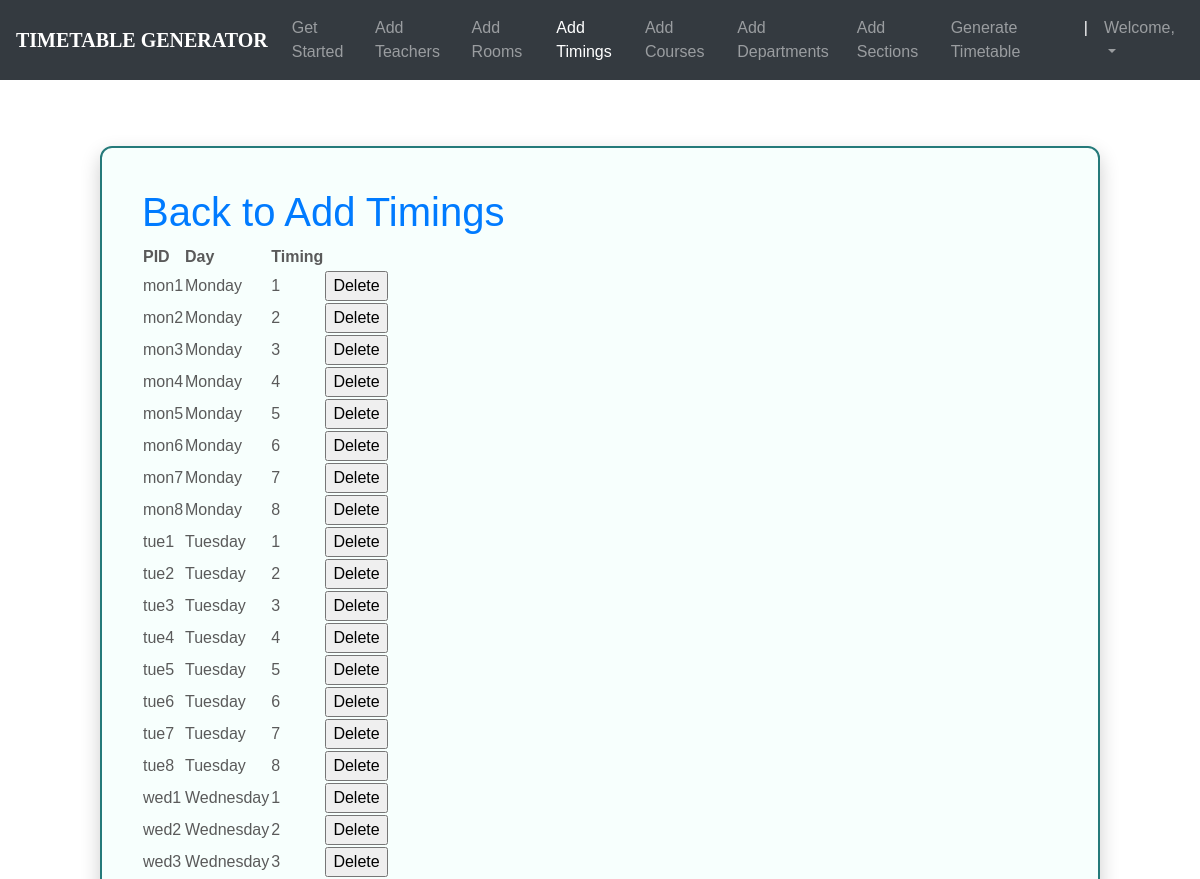
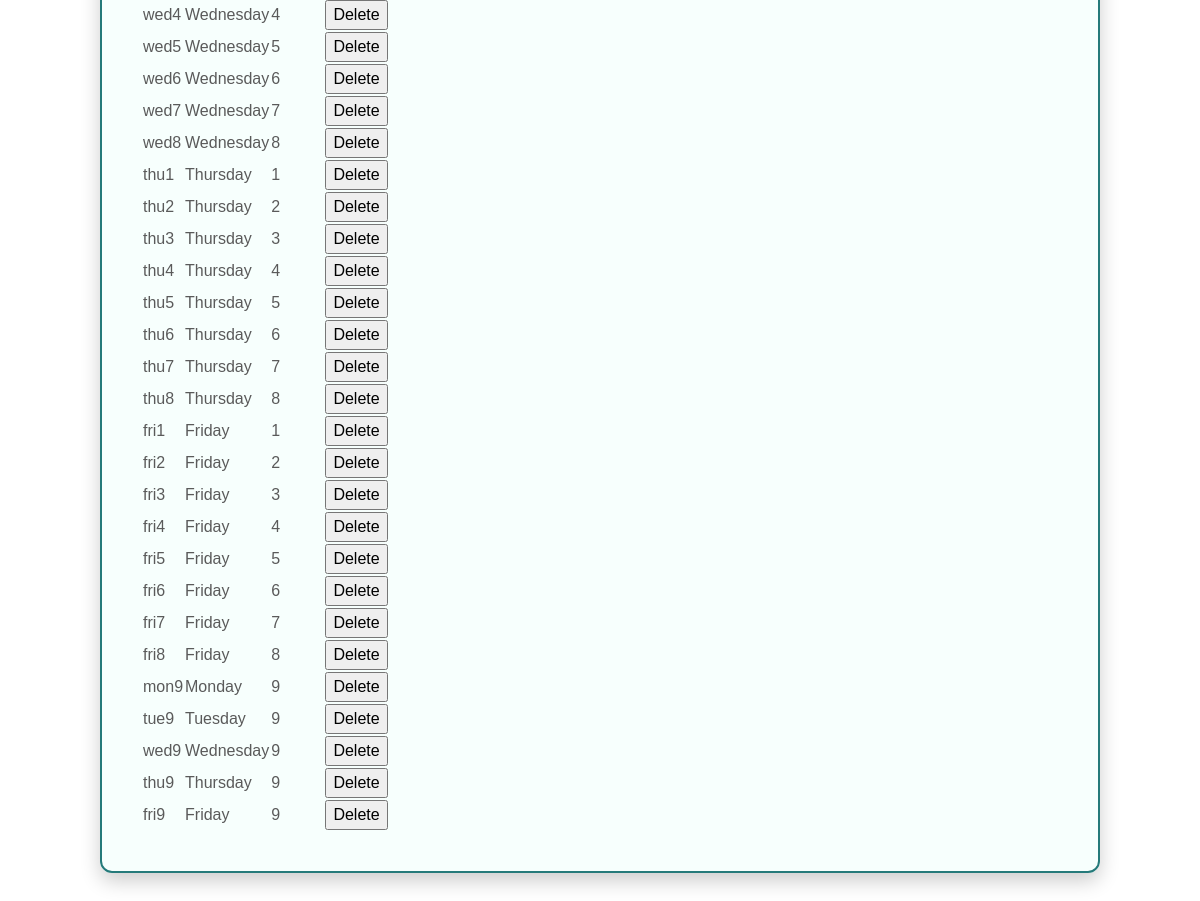
Page /timings_list/ (signed in) on the committed database (2 pictures, top to bottom).
### ttgen/models.py (models this page shows, shortened)
class MeetingTime(models.Model):
    pid = models.CharField(max_length=4, primary_key=True)
    time = models.CharField(max_length=50, choices=time_slots)
    day = models.CharField(max_length=15, choices=DAYS_OF_WEEK)

### ttgen/views.py (the view)
# urls.py: path('timings_list/', views.meeting_list_view, name='editmeetingtime'),
@login_required
def meeting_list_view(request):
    return render(request, 'mtlist.html', {
        'meeting_times': MeetingTime.objects.all()
    })

### templates/mtlist.html (shortened to what this page needs)
<!DOCTYPE html>
<html lang="en">
<head>
	<link rel="stylesheet" href="https://maxcdn.bootstrapcdn.com/bootstrap/4.0.0/css/bootstrap.min.css">
    <link rel="stylesheet" type="text/css" href="static/css/index.css">
</head>
<body>
        <header>
			<nav class="navbar navbar-expand-md navbar-dark fixed-top bg-dark">
                <a class="navbar-brand" href="#"><b>TIMETABLE GENERATOR</b></a>
                <div class="collapse navbar-collapse" id="navbarCollapse">
                    <ul class="navbar-nav ml-auto">
                    <li class="nav-item">
                        <a class="nav-link" href="{% url 'admindash' %}">Get Started</a>
                    </li>
                    <li class="nav-item">
                        <a class="nav-link" href="{% url 'addInstructors' %}">Add Teachers</a>
                    </li>
                    <li class="nav-item">
                        <a class="nav-link" href="{% url 'addRooms' %}">Add Rooms</a>
                    </li>
                    <li class="nav-item active">
		                <a class="nav-link" href="{% url 'addTimings' %}">Add Timings</a>
		            </li>
                    <li class="nav-item">
                        <a class="nav-link" href="{% url 'addCourses' %}">Add Courses</a>
                    </li>
                    <li class="nav-item">
			            <a class="nav-link" href="{% url 'addDepts' %}">Add Departments</a>
		            </li>
					<li class="nav-item">
			            <a class="nav-link" href="{% url 'addSections' %}">Add Sections</a>
		            </li>
					<li class="nav-item">
			            <a class="nav-link" href="{% url 'generate' %}">Generate Timetable</a>
		            </li>
					<li class="nav-item active">
			            <a class="nav-link">|</a>
		            </li>
                    <li class="nav-item dropdown">
		                <a class="nav-link dropdown-toggle" href="#" id="dropdown03" data-toggle="dropdown" aria-haspopup="true" aria-expanded="false">Welcome, {{ user.first_name }}</a>
		            </li>
                    </ul>
                </div>
            </nav>
        </header>
		<br><br>
        {%block content%}
        {% load static %}
        <fieldset class="fieldset">
    <a href="{% url 'addTimings'%}"><h1 class="tablink" onclick="openPage('new')" id="defaultOpen">Back to Add Timings</h1></a>
    <div class="tabcontent" id="edit">
			<table class="table1">
				<thead>
				<tr class="table-headers">
				<th>PID</th>
				<th>Day</th>
				<th>Timing</th>
				<th  class="empty"></th>
				</tr>
				</thead>
				<tbody>
				{% for mt in meeting_times %}
				<tr>
				 <td>{{mt.pid}}</td>
				 <td>{{mt.day}}</td>
				 <td>{{mt.time}}</td>
				 <td class="empty">
					<form action="{% url 'deletemeetingtime' mt.pid %}" method="post">
						<input type="submit" value="Delete" class="cross">
					</form>
				 </td>
				 </tr>
				{% endfor %}
				</tbody>
			</table>
		</div>
</fieldset>
{% endblock %}

### static/css/index.css (style rules this page uses)
body { padding-top: 3rem; padding-bottom: 3rem; color: #5a5a5a; font-family: 'Poppins', sans-serif; overflow-x: hidden; }
nav { font-family: sans-serif; }
.navbar-brand { font-size: 20px; font-family: Georgia, 'Times New Roman', Times, serif; }

### templates/mtlist.html (style rules this page uses)
.fieldset { margin: 50px auto; padding: 40px; max-width: 1000px; border-width: 2px; border-style: solid; border-color: #257a7a; border-radius: 12px; box-shadow: 0 8px 20px rgba(0,0,0,0.2); background-color: #f7fffd; }

### rows in the picture
MeetingTime: pid "mon1", day "Monday", time "1"
MeetingTime: pid "mon2", day "Monday", time "2"
MeetingTime: pid "mon3", day "Monday", time "3"
MeetingTime: pid "mon4", day "Monday", time "4"
MeetingTime: pid "mon5", day "Monday", time "5"
MeetingTime: pid "mon6", day "Monday", time "6"
MeetingTime: pid "mon7", day "Monday", time "7"
MeetingTime: pid "mon8", day "Monday", time "8"
MeetingTime: pid "tue1", day "Tuesday", time "1"
MeetingTime: pid "tue2", day "Tuesday", time "2"
MeetingTime: pid "tue3", day "Tuesday", time "3"
MeetingTime: pid "tue4", day "Tuesday", time "4"
MeetingTime: pid "tue5", day "Tuesday", time "5"
MeetingTime: pid "tue6", day "Tuesday", time "6"
MeetingTime: pid "tue7", day "Tuesday", time "7"
MeetingTime: pid "tue8", day "Tuesday", time "8"
MeetingTime: pid "wed1", day "Wednesday", time "1"
MeetingTime: pid "wed2", day "Wednesday", time "2"
MeetingTime: pid "wed3", day "Wednesday", time "3"
MeetingTime: pid "wed4", day "Wednesday", time "4"
MeetingTime: pid "wed5", day "Wednesday", time "5"
MeetingTime: pid "wed6", day "Wednesday", time "6"
MeetingTime: pid "wed7", day "Wednesday", time "7"
MeetingTime: pid "wed8", day "Wednesday", time "8"
MeetingTime: pid "thu1", day "Thursday", time "1"
MeetingTime: pid "thu2", day "Thursday", time "2"
MeetingTime: pid "thu3", day "Thursday", time "3"
MeetingTime: pid "thu4", day "Thursday", time "4"
MeetingTime: pid "thu5", day "Thursday", time "5"
MeetingTime: pid "thu6", day "Thursday", time "6"
MeetingTime: pid "thu7", day "Thursday", time "7"
MeetingTime: pid "thu8", day "Thursday", time "8"
MeetingTime: pid "fri1", day "Friday", time "1"
MeetingTime: pid "fri2", day "Friday", time "2"
MeetingTime: pid "fri3", day "Friday", time "3"
MeetingTime: pid "fri4", day "Friday", time "4"
MeetingTime: pid "fri5", day "Friday", time "5"
MeetingTime: pid "fri6", day "Friday", time "6"
MeetingTime: pid "fri7", day "Friday", time "7"
MeetingTime: pid "fri8", day "Friday", time "8"
MeetingTime: pid "mon9", day "Monday", time "9"
MeetingTime: pid "tue9", day "Tuesday", time "9"
MeetingTime: pid "wed9", day "Wednesday", time "9"
MeetingTime: pid "thu9", day "Thursday", time "9"
MeetingTime: pid "fri9", day "Friday", time "9"
